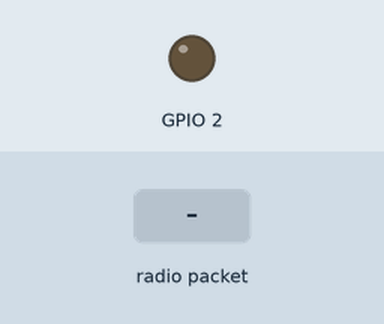
A program run on a simulated ESP32. On the bench: output pins drawn as LEDs (lit = HIGH). Inputs (shaded band) come from the test bench. What the program prints to the serial monitor is not drawn.

Above: at 1.2 s.
1.3 s: radio packet "1" arrives
Timing chart, 0 to 4.3 s (numbered marks = the images above; inputs shaded):
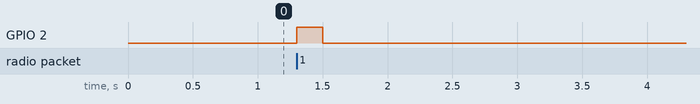

The program:

main.cpp
```cpp
#include <Arduino.h>

// Complete Instructions to Get and Change ESP MAC Address: https://RandomNerdTutorials.com/get-change-esp32-esp8266-mac-address-arduino/

#include "WiFi.h"
#include <esp_now.h>
#include <esp_wifi.h>

uint8_t broadcastAddress[] = {0x10, 0x97, 0xBD, 0xB7, 0x4F, 0x90}; // Endereço da PCB
// uint8_t broadcastAddress[] = {0xC0, 0x49, 0xEF, 0xD1, 0x63, 0x50}; // Endereço do devkit

esp_now_peer_info_t peerInfo;
String success;

#define WIFI_CHANNEL 6

void OnDataSent(const uint8_t *mac_addr, esp_now_send_status_t status);
void OnDataRecv(const uint8_t * mac, const uint8_t *incomingData, int len);

void setup(){
  Serial.begin(115200);
  // WiFi.mode(WIFI_MODE_STA);
  Serial.println(WiFi.macAddress());


  WiFi.mode( WIFI_STA );
  WiFi.disconnect();
  int chan = WIFI_CHANNEL;
  ESP_ERROR_CHECK(esp_wifi_set_channel(chan,WIFI_SECOND_CHAN_NONE));
  int a = esp_wifi_set_protocol( WIFI_IF_STA, WIFI_PROTOCOL_LR );
  if (esp_now_init() != ESP_OK) { ESP.restart(); return; }
  peerInfo.channel = chan;
  memcpy(peerInfo.peer_addr, broadcastAddress, 6);
  if (esp_now_add_peer(&peerInfo) == ESP_OK){Serial.printf("# Peer Added\r\n");}
  else {Serial.printf("# Unable to add peer \r\n");}

  // int a = esp_wifi_set_protocol( WIFI_IF_STA, WIFI_PROTOCOL_LR );

  // // Init ESP-NOW
  // if (esp_now_init() != ESP_OK)
  // {
  //   Serial.println("Error initializing ESP-NOW");
  //   return;
  // }

  // Once ESPNow is successfully Init, we will register for Send CB to
  // get the status of Trasnmitted packet
  esp_now_register_send_cb(OnDataSent);

  // Register peer
  // memcpy(peerInfo.peer_addr, broadcastAddress, 6);
  // peerInfo.channel = 6;
  // peerInfo.encrypt = false;

  // Add peer
  // if (esp_now_add_peer(&peerInfo) != ESP_OK){
  //   Serial.println("Failed to add peer");
  //   return;
  // }
  // Register for a callback function that will be called when data is received
  esp_now_register_recv_cb(OnDataRecv);

  pinMode(2, OUTPUT);
}

void loop(){
  String teste = "olá!";
  esp_err_t result = esp_now_send(broadcastAddress, (uint8_t *) &teste, sizeof(teste));

  if (result == ESP_OK) {
    Serial.println("Sent with success");
  }
  else {
    Serial.println("Error sending the data");
  }
  delay(200);
}

void OnDataSent(const uint8_t *mac_addr, esp_now_send_status_t status) {
  Serial.print("\r\nLast Packet Send Status:\t");
  Serial.println(status == ESP_NOW_SEND_SUCCESS ? "Delivery Success" : "Delivery Fail");
  if (status ==0){
    success = "Delivery Success :)";
  }
  else{
    success = "Delivery Fail :(";
  }
}

void OnDataRecv(const uint8_t * mac, const uint8_t *incomingData, int len) {
  // memcpy(&incomingReadings, incomingData, sizeof(incomingReadings));
  Serial.print("Bytes received: ");
  Serial.println(len);
  digitalWrite(2, HIGH);
  delay(200);
  digitalWrite(2, LOW);
}
```

Measured:
- after the input at 1.3 s, GPIO 2: LOW → HIGH at once, → LOW 0.20 s later
